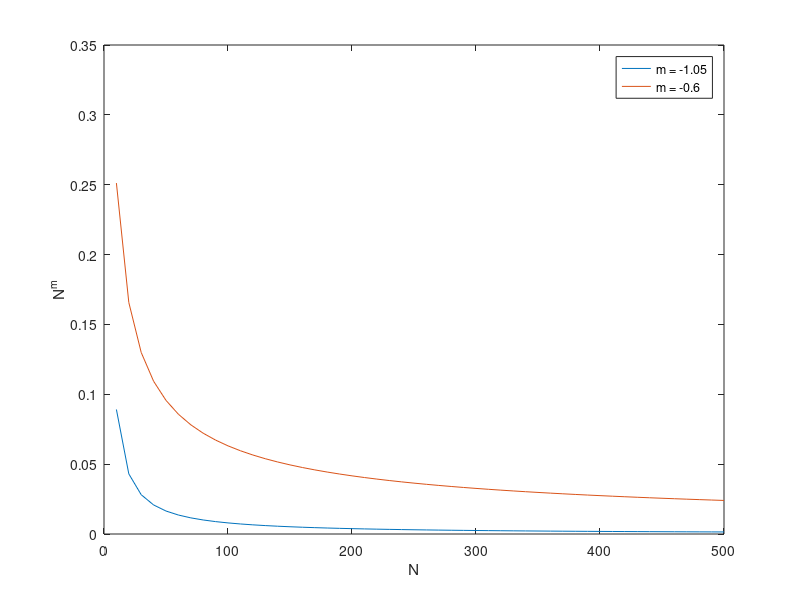

Recreate this plot in MATLAB. (Note: this script raises an error after producing the figure.)
function loglogExponential()

   f = figure ;
   t=[10:10:500] ;
   plot( t, t.^(-1.05)) ;
   hold on ;
   plot( t, t.^(-0.6) ) ;
   legend( {'m = -1.05', 'm = -0.6'} ) ;
   xlabel('N') ;
   ylabel('N^m') ;

   [fileExtension, savePlot] = saveHelper() ;

   savePlot( f, sprintf( 'ps3aLogLogExponentialFig7.%s', fileExtension ) ) ;
end
